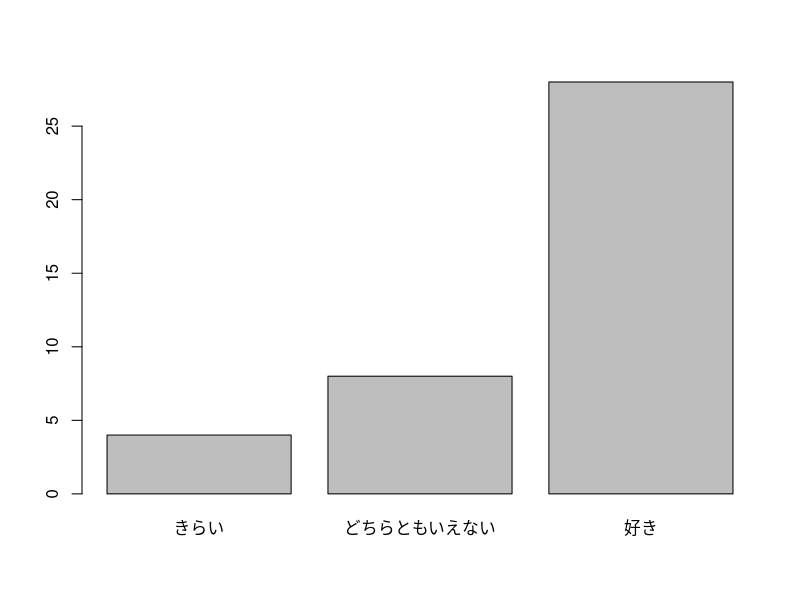

The R script that drew this image:
## ---- chunk 1
school.uniform.survey <- c("好き", "どちらともいえない", "好き",
                           "どちらともいえない", "きらい", "好き", "好き",
                           "好き", "好き", "好き", "好き", "好き",
                           "どちらともいえない", "好き", "好き",
                           "どちらともいえない", "好き", "好き", "好き", "好き",
                           "好き", "好き", "きらい", "どちらともいえない",
                           "好き", "好き", "きらい", "好き", "好き", "好き",
                           "どちらともいえない", "どちらともいえない", "好き",
                           "きらい", "好き", "好き", "好き", "好き",
                           "どちらともいえない", "好き")
## ---- chunk 2
table(school.uniform.survey)
## ---- chunk 3
barplot(table(school.uniform.survey))
## ---- chunk 4
prop.table(table(school.uniform.survey))
## ---- chunk 5
party.survey <- c("期待できない", "期待できない", "期待できない",
                  "どちらともいえない", "期待できる", "期待できない",
                  "期待できる", "どちらともいえない", "期待できない",
                  "期待できない")
